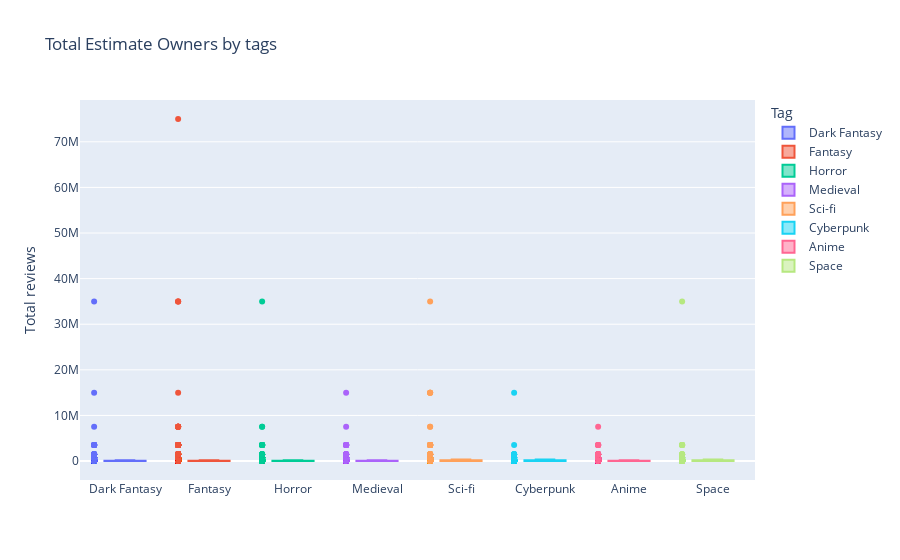

Notebook source saved alongside this figure:
### Code cell
fig = go.Figure()

for tag in tags:
    fig.add_trace(go.Box(
        y=analysis_df[analysis_df["tags"]==tag]["owners"],
        name=tag,
        text = analysis_df[analysis_df["tags"]==tag]["name"],
        hovertemplate='<br>Game: %{text}<br>Owners: %{y}',
    ))
    
fig.update_traces(boxpoints='all',
                  jitter=0)

fig.update_layout(
    title="Total Estimate Owners by tags",
    yaxis_title="Total reviews",
    legend_title="Tag",
    height=800
    )
    
fig.show()

### Figure 1 — Plotly figure (JSON) as saved in the notebook; plotly's stock layout.template omitted (floating-point values rounded to 4 significant figures; data arrays with more than 128 entries replaced by an {"elided": "..."} marker saying what was removed)
{"data": [{"boxpoints": "all", "hovertemplate": "<br>Game: %{text}<br>Owners: %{y}", "jitter": 0, "name": "Dark Fantasy", "text": {"elided": "550 str values"}, "type": "box", "y": {"elided": "550 int values"}}, {"boxpoints": "all", "hovertemplate": "<br>Game: %{text}<br>Owners: %{y}", "jitter": 0, "name": "Fantasy", "text": {"elided": "2393 str values"}, "type": "box", "y": {"elided": "2393 int values"}}, {"boxpoints": "all", "hovertemplate": "<br>Game: %{text}<br>Owners: %{y}", "jitter": 0, "name": "Horror", "text": {"elided": "624 str values"}, "type": "box", "y": {"elided": "624 int values"}}, {"boxpoints": "all", "hovertemplate": "<br>Game: %{text}<br>Owners: %{y}", "jitter": 0, "name": "Medieval", "text": {"elided": "616 str values"}, "type": "box", "y": {"elided": "616 int values"}}, {"boxpoints": "all", "hovertemplate": "<br>Game: %{text}<br>Owners: %{y}", "jitter": 0, "name": "Sci-fi", "text": {"elided": "693 str values"}, "type": "box", "y": {"elided": "693 int values"}}, {"boxpoints": "all", "hovertemplate": "<br>Game: %{text}<br>Owners: %{y}", "jitter": 0, "name": "Cyberpunk", "text": {"elided": "185 str values"}, "type": "box", "y": {"elided": "185 int values"}}, {"boxpoints": "all", "hovertemplate": "<br>Game: %{text}<br>Owners: %{y}", "jitter": 0, "name": "Anime", "text": {"elided": "1616 str values"}, "type": "box", "y": {"elided": "1616 int values"}}, {"boxpoints": "all", "hovertemplate": "<br>Game: %{text}<br>Owners: %{y}", "jitter": 0, "name": "Space", "text": {"elided": "302 str values"}, "type": "box", "y": {"elided": "302 int values"}}], "layout": {"autosize": true, "legend": {"title": {"text": "Tag"}}, "title": {"text": "Total Estimate Owners by tags"}, "xaxis": {"autorange": true, "range": [-0.5252, 7.5], "type": "category"}, "yaxis": {"autorange": true, "range": [-4156000.0, 79170000.0], "title": {"text": "Total reviews"}, "type": "linear"}}}
